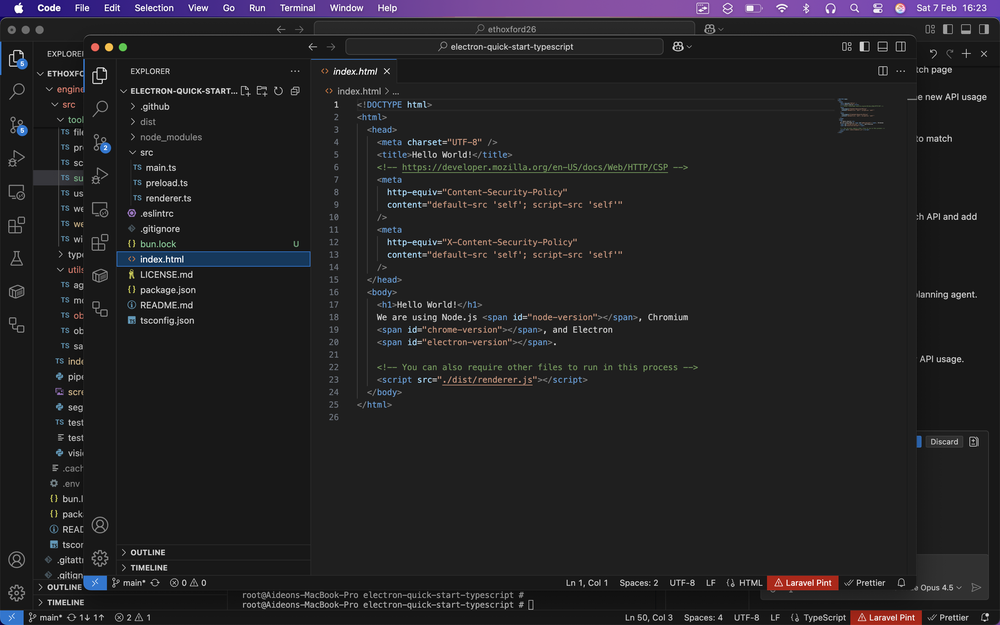
#> input picture engine/src/screenshot.png, 1000 x 625 px, shrunk from 2880 x 1800 before the run
$ python vision_pipeline.py
#> lines starting #> are read from the running program, lines starting #| are printed output that depends on the picture; after the words box and inside, x2 and y2 are one past the last pixel; in counts of white or black regions, pixels touching at a corner belong together
"""
Screenshot Segmentation and OCR Pipeline for LLM Context
Segments screenshots into meaningful regions and extracts text with spatial context
"""

import pytesseract
from PIL import Image, ImageDraw, ImageFilter
import numpy as np
from dataclasses import dataclass
from typing import List, Dict, Tuple, Optional
import cv2
from pathlib import Path


@dataclass
class TextRegion:
    """Represents a detected text region with its properties"""
    text: str
    bbox: Tuple[int, int, int, int]  # (x, y, width, height)
    confidence: float
    region_type: str  # 'header', 'body', 'menu', 'button', etc.

    # [4 lines left out: function center, not called in this run]


@dataclass
class ScreenshotContext:
    """Final output containing all extracted context"""
    text_regions: List[TextRegion]
    layout_description: str
    full_text: str
    llm_prompt: str
    metadata: Dict


class ScreenshotSegmentationPipeline:
    """
    Pipeline for processing screenshots to extract contextual information for LLMs
    """

    def __init__(self,
                 min_confidence: float = 60.0,
                 merge_threshold: int = 20,
                 enable_preprocessing: bool = True):
        """
        Initialize the pipeline

        Args:
            min_confidence: Minimum OCR confidence threshold (0-100)
            merge_threshold: Pixel distance for merging nearby text regions
            enable_preprocessing: Whether to apply image preprocessing
        """
        self.min_confidence = min_confidence
        self.merge_threshold = merge_threshold
        self.enable_preprocessing = enable_preprocessing

    def preprocess_image(self, image: Image.Image) -> Image.Image:
        """
        Preprocess image to improve OCR accuracy
        """
        if not self.enable_preprocessing:
            return image.convert('RGB')  # Ensure RGB mode

        # Convert to numpy array for OpenCV processing
        img_array = np.array(image)

        # Convert to grayscale
        if len(img_array.shape) == 3:
            gray = cv2.cvtColor(img_array, cv2.COLOR_RGB2GRAY)
        else:
            gray = img_array

        # Apply adaptive thresholding for better text contrast
        # This works well for screenshots with varying backgrounds
        thresh = cv2.adaptiveThreshold(
            gray, 255, cv2.ADAPTIVE_THRESH_GAUSSIAN_C,
            cv2.THRESH_BINARY, 11, 2
        )

        # Denoise
        denoised = cv2.fastNlMeansDenoising(thresh)

        # Convert back to PIL Image in RGB mode for pytesseract compatibility
        pil_image = Image.fromarray(denoised)
        return pil_image.convert('RGB')

    # def preprocess_image(self, image: Image.Image) -> Image.Image:
    #     """
    #     Preprocess image to improve OCR accuracy
    #     """
    #     if not self.enable_preprocessing:
    #         return image

    #     # Convert to numpy array for OpenCV processing
    #     img_array = np.array(image)

    #     # Convert to grayscale
    #     if len(img_array.shape) == 3:
    #         gray = cv2.cvtColor(img_array, cv2.COLOR_RGB2GRAY)
    #     else:
    #         gray = img_array

    #     # Apply adaptive thresholding for better text contrast
    #     # This works well for screenshots with varying backgrounds
    #     thresh = cv2.adaptiveThreshold(
    #         gray, 255, cv2.ADAPTIVE_THRESH_GAUSSIAN_C,
    #         cv2.THRESH_BINARY, 11, 2
    #     )

    #     # Denoise
    #     denoised = cv2.fastNlMeansDenoising(thresh)

    #     return Image.fromarray(denoised)

    # [51 lines left out: function segment_layout, not called in this run]

    # [41 lines of commented-out code are left out]

    def extract_text_regions(self, image: Image.Image) -> List[TextRegion]:
        """
        Extract text from image with bounding boxes and confidence scores
        """
        # Ensure image is in RGB mode and make a copy to avoid issues
        if image.mode != 'RGB':
            image = image.convert('RGB')

        # Use pytesseract to get detailed data
        try:
            ocr_data = pytesseract.image_to_data(
                image,
                output_type=pytesseract.Output.DICT,
            )
        except Exception as e:
            print(f"OCR Error: {e}")

        text_regions = []
        n_boxes = len(ocr_data['text'])

        for i in range(n_boxes):
            # Filter by confidence
            conf = float(ocr_data['conf'][i])
            if conf < self.min_confidence:
                continue

            text = ocr_data['text'][i].strip()
            if not text:
                continue

            # Extract bounding box
            x = ocr_data['left'][i]
            y = ocr_data['top'][i]
            w = ocr_data['width'][i]
            h = ocr_data['height'][i]

            # Determine region type based on text characteristics
            region_type = self._classify_text_region(text, w, h)

            text_regions.append(TextRegion(
                text=text,
                bbox=(x, y, w, h),
                confidence=conf,
                region_type=region_type
            ))

        return text_regions

    # [171 lines left out: functions _classify_text_region, merge_nearby_regions, _merge_region_group, generate_layout_description, create_llm_prompt, not called in this run]

    def process(self, image_path: str) -> ScreenshotContext:
        """
        Main pipeline method to process a screenshot

        Args:
            image_path: Path to screenshot image

        Returns:
            ScreenshotContext with all extracted information
        """
        # Load image
        image = Image.open(image_path)
        original_size = image.size

        # Preprocess
        processed_image = self.preprocess_image(image)

        # Extract text regions
        text_regions = self.extract_text_regions(processed_image)

        # Merge nearby regions
        merged_regions = self.merge_nearby_regions(text_regions)

        # Generate layout description
        layout_desc = self.generate_layout_description(merged_regions, original_size)

        # Combine all text
        full_text = '\n'.join(r.text for r in sorted(
            merged_regions,
            key=lambda r: (r.bbox[1], r.bbox[0])
        ))

        # Create context object
        context = ScreenshotContext(
            text_regions=merged_regions,
            layout_description=layout_desc,
            full_text=full_text,
            llm_prompt='',  # Will be filled next
            metadata={
                'image_size': original_size,
                'num_regions': len(merged_regions),
                'region_types': list(set(r.region_type for r in merged_regions))
            }
        )

        # Generate LLM prompt
        context.llm_prompt = self.create_llm_prompt(context)

        return context

    # [42 lines left out: function visualize_regions, not called in this run]


# [49 lines of commented-out code are left out]


def main():
    """
    Example usage of the pipeline
    """
    # Initialize pipeline
    pipeline = ScreenshotSegmentationPipeline(
        min_confidence=50.0,
        merge_threshold=15,
        enable_preprocessing=True
    )

    # Process screenshot
    screenshot_path = "screenshot.png"  # Replace with your screenshot

    # Check if file exists
    if not Path(screenshot_path).exists():
        print(f"Error: Screenshot file '{screenshot_path}' not found!")
        print("Please provide a valid screenshot path.")
        return

    print("Processing screenshot...")
    context = pipeline.process(screenshot_path)
#> in process, image is the input picture: PIL image 1000x625 RGBA; mean R, G, B, A 35, 34, 36.5, 255
#> in preprocess_image, `gray = cv2.cvtColor(img_array, cv2.COLOR_RGB2GRAY)`:
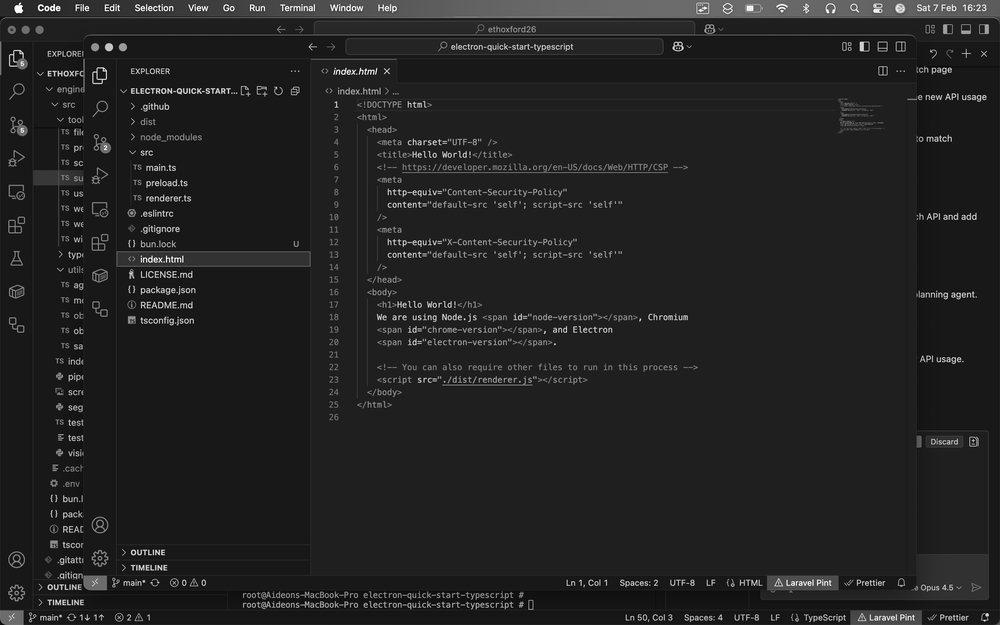
#> gray: shape (625, 1000); min 0, max 255, mean 34.6
#> in preprocess_image, `thresh = cv2.adaptiveThreshold( gray, 255, cv2.ADAPTIVE_THRESH_GAUSSIA..`:
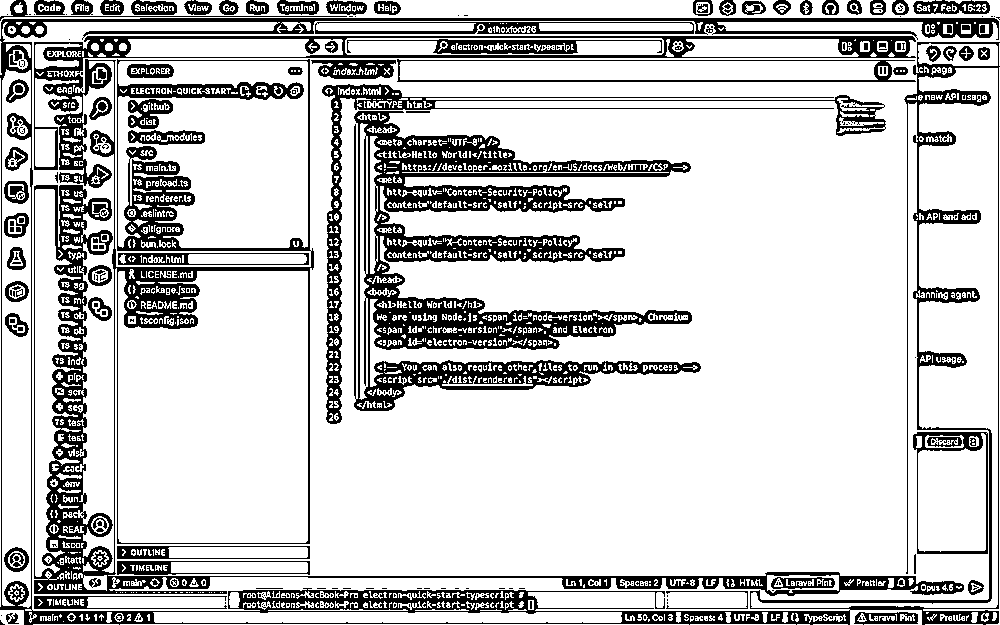
#> thresh: shape (625, 1000); 79.4% white; 703 black regions (596 under 20 px), largest, box (x1, y1, x2, y2) and area: (34, 36, 964, 596) 38419, (354, 111, 701, 411) 31602, (0, 18, 1000, 625) 25186

    # Display results
    print("\n" + "="*80)
    print("LAYOUT DESCRIPTION:")
    print("="*80)
    print(context.layout_description)

    print("\n" + "="*80)
    print("DETECTED TEXT REGIONS:")
    print("="*80)
    for i, region in enumerate(context.text_regions[:10], 1):
        print(f"\n{i}. [{region.region_type.upper()}] (confidence: {region.confidence:.1f}%)")
        print(f"   Position: {region.bbox}")
        print(f"   Text: {region.text[:100]}")

    print("\n" + "="*80)
    print("LLM PROMPT:")
    print("="*80)
    print(context.llm_prompt)

    print("\n" + "="*80)
    print("METADATA:")
    print("="*80)
    for key, value in context.metadata.items():
        print(f"  {key}: {value}")

    # Create visualization
    viz_image = pipeline.visualize_regions(
        screenshot_path,
        context,
        output_path="visualization.png"
    )
    print("\nVisualization saved to: visualization.png")


if __name__ == "__main__":
    main()
#> (the call stopped at in extract_text_regions, `ocr_data = pytesseract.image_to_data( image, output_type=pytesseract.O..`: pytesseract is not available in this run)
